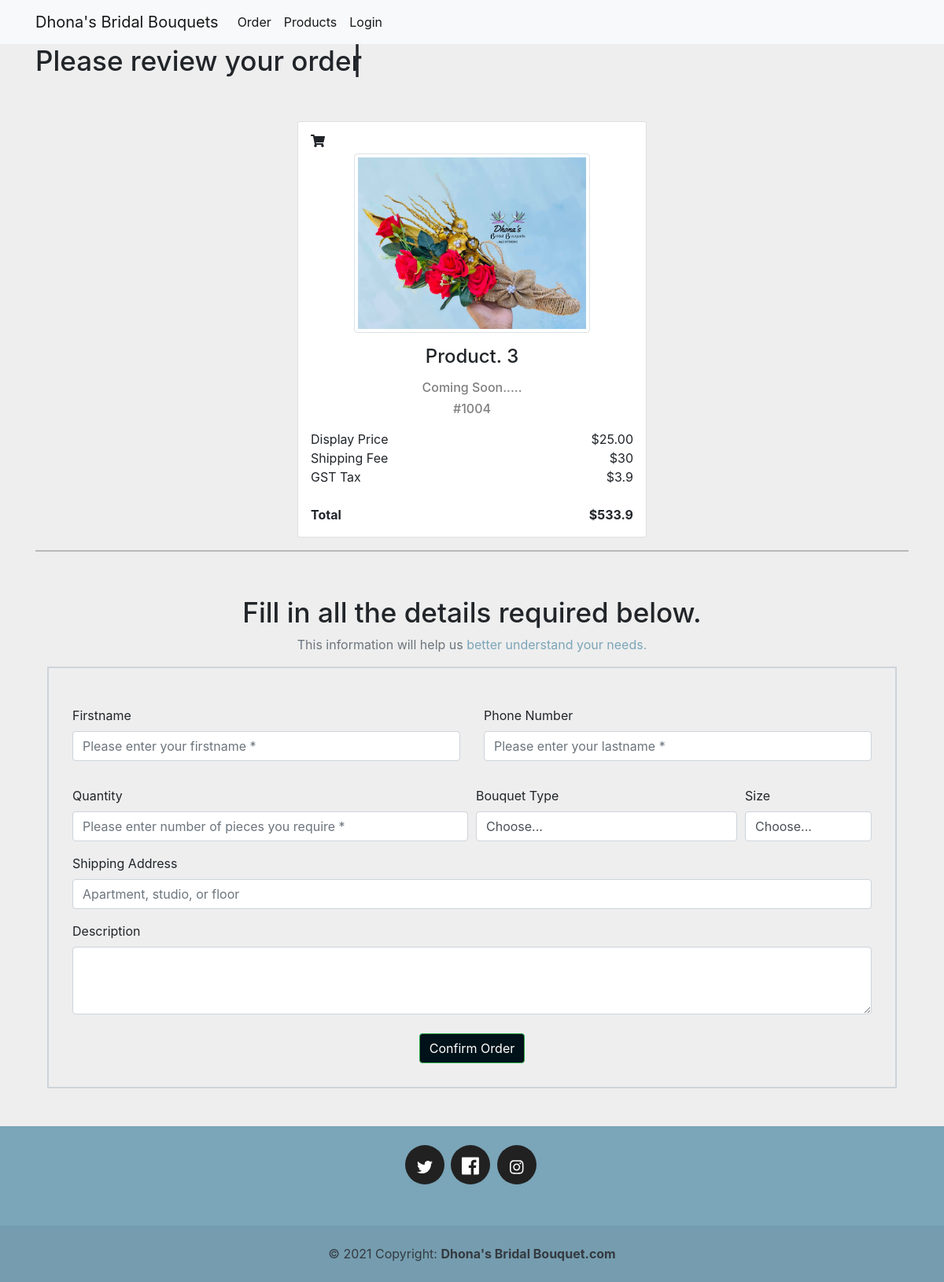
Screenshot of /slected_item/3 with the database file from the repository.
### flower/models.py (models this page shows, shortened)
class Product(models.Model):
    product_id = models.IntegerField(max_length=4, null=True, blank=True)
    title = models.CharField(max_length=220)
    image = models.ImageField(upload_to='static/img', null=True, blank=True)
    content = models.TextField(null=True, blank=True)
    price = models.DecimalField(max_digits=10, decimal_places=2, default=0.00)

### flower/views.py (the view, shortened to what this page needs)
# urls.py: path('slected_item/<int:product_pk>', views.slected_item, name='slected_item'),
def slected_item(request, product_pk):
    selected_product = Product.objects.get(pk=product_pk)
    form = FlowerOrderForm()
    return render(request, 'flower/slected_item.html', {'OrderForm': form,
                                                        'selected_product': selected_product})

### flower/forms.py
class FlowerOrderForm(forms.ModelForm):
    class Meta:
        model = Order
        fields = ['name', 'phone_no', 'description', 'size', 'quantity', 'bouquet_type', 'shipping_address',]
        labels = {'name': 'First Name', 'phone_no': 'Contact phone number', 'description': 'Feel free to give us a short description:', 'quantity': 'Quantity', 'bouquet_type': 'Bouquet Type'}
        widgets = {'description': forms.Textarea}

### templates/flower/slected_item.html (shortened to what this page needs)
{% extends 'flower/base.html' %}
{% load crispy_forms_tags %}
{% block css %}
    <link rel="stylesheet" href="https://stackpath.bootstrapcdn.com/bootstrap/4.4.1/css/bootstrap.min.css">
    <link rel="stylesheet" href="https://cdnjs.cloudflare.com/ajax/libs/font-awesome/4.7.0/css/font-awesome.min.css">
{% endblock css %}
{% block body %}
    {% load widget_tweaks %}
    <div class="container mb-5">
       <h1><span class="text-1">Please review your order</span></h1>
        <div class="d-flex justify-content-center container mt-5">
            <div class="card p-3 bg-white"><i class="fas fa-shopping-cart"></i>
                <div class="about-product text-center mt-2"><img class="img-fluid img-thumbnail"
                                                                 src='{{ selected_product.image.url }}' width="300">
                    <div>
                        <h4 class="mt-3">{{ selected_product.title }}</h4>
                        <h6 class="mt-3 text-black-50">{{ selected_product.content }}</h6>
                        <h6 class="mt-2 text-muted text-black-50">#{{ selected_product.product_id }}</h6>
                    </div>
                </div>
                <div class="stats mt-2">
                    <div class="d-flex justify-content-between p-price">
                        <span>Display Price</span><span>${{ selected_product.price }}</span>
                    </div>
                    <div class="d-flex justify-content-between p-price"><span>Shipping Fee</span><span>$30</span></div>
                    <div class="d-flex justify-content-between p-price"><span>GST Tax</span><span>$3.9</span>
                    </div>
                </div>
                <div class="d-flex justify-content-between total font-weight-bold mt-4">
                    <span>Total</span><span>$533.9</span>
                </div>
            </div>
        </div>
        <hr>
        <div class="content-center container mt-5">
            <div class="form-group">
                <div class="d-flex justify-content-center container">
                    <div class="about-product text-center mt-2">
                        <h1>Fill in all the details required below.</h1>
                        <p class="text-muted">This information will help us<span class="" style="color:#7ba5b8;"> better understand your needs.</span></p>
                    </div>
                </div>
                <form action="{% url 'product_page' %}" method="post" class="uniForm">
                    <div class="form-group {% if field.errors %}alert alert-danger{% endif %}">
                        <div class="form-group mt-5">
                            <div class="row">
                                <div class="col-md-6">
                                    <div class="form-group">
                                        <label for="id_name">Firstname</label>
                                        <input id="id_name" type="text" name="name" class="form-control"
                                               placeholder="Please enter your firstname *" required="required">
                                    </div>
                                </div>
                                <div class="col-md-6">
                                    <div class="form-group">
                                        <label for="id_phone_no">Phone Number</label>
                                        <input id="id_phone_no" class="form-control"
                                               placeholder="Please enter your lastname *" required="required">
                                    </div>
                                </div>
                            </div>
                        </div>
                        <div class="form-row">
                            <div class="form-group col-md-6">
                                <label for="id_quantity">Quantity </label>
                                <input id="id_quantity" type="number" name="quantity" class="form-control"
                                       placeholder="Please enter number of pieces you require *"
                                       required="required">
                            </div>
                            <div class="form-group col-md-4">
                                <label for="id_bouquet_type">Bouquet Type </label>
                                <select class="form-control" name="bouquet_type" required id="id_bouquet_type">
                                    <option value="" selected>Choose...</option>
                                </select>
                            </div>
                            <div class="form-group col-md-2">
                                <label for="id_size">Size </label>
                                <select id="id_size" class="form-control">
                                    <option selected>Choose...</option>
                                </select>
                            </div>
                        </div>
                        <div class="form-group">
                            <label for="id_shipping_address">Shipping Address </label>
                            <input class="form-control" name="shipping_address" id="id_shipping_address"
                                   placeholder="Apartment, studio, or floor">
                        </div>
                        <div class="form-group">
                            <label for="id_description">Description</label>
                            <textarea class="form-control" id="id_description"
                                      rows="3"></textarea>
                        </div>
                    </div>
                    <div class="d-flex justify-content-center container">
                        <div class="about-product text-center mt-2">
                            <input class="btn btn-success" type="submit" value="Confirm Order">
                        </div>
                    </div>
                </form>
            </div>
        </div>
    </div>
{% endblock %}

### templates/flower/slected_item.html (style rules this page uses)
.card { width: 444px }
body { background: #eee }
.btn-success { background-color: #001219; }
form { border: #ced4da solid 2px; padding-left: 30px; padding-right: 30px; padding-bottom: 30px; }
h1 { font-size: 35px; }
.text-1 { animation: text1; }
.text-1, .text-2 { overflow: hidden; white-space: nowrap; display: inline-block; position: relative; animation-duration: 10s; animation-timing-function: steps(25, end); animation-iteration-count: infinite; }
.text-1::after, .text-2::after { content: "|"; position: absolute; right: 0; animation: caret infinite; animation-duration: 1s; animation-timing-function: steps(1, end); }

### rows the page displays
Product: image (picture), title "Product. 3", content "Coming Soon.....", product_id "1004", price "25.00"
